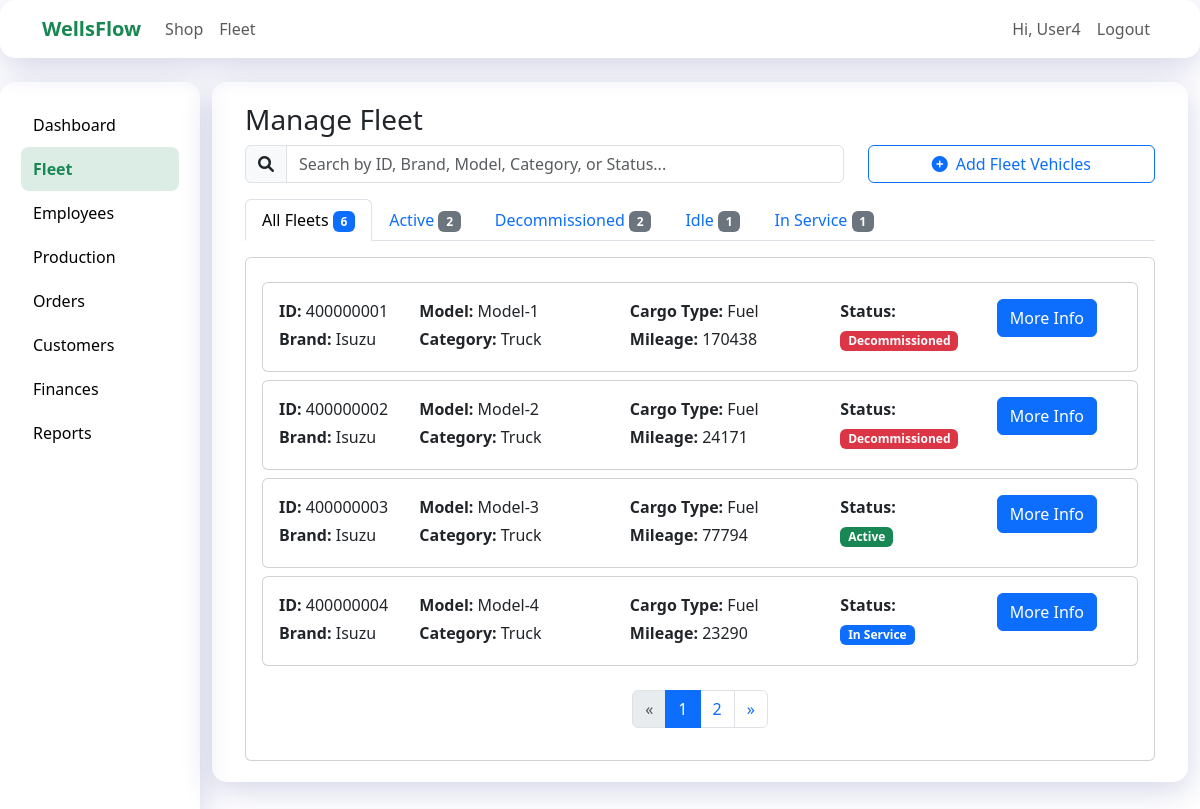
/vehiclesmanagefleet (signed in), run on the app's committed database.
### models.py (models this page shows, shortened)
class User(UserMixin, db.Model):
    __tablename__ = "Users"  # Match DB table
    id = db.Column(db.Integer, primary_key=True)
    fname = db.Column(db.String(50))
    lname = db.Column(db.String(50))
    email = db.Column(db.String(120), unique=True, nullable=False)
    phone = db.Column(db.String(15))
    password_hash = db.Column(db.String(128))
    role = db.Column(db.String(50), default="customer")

class Fleet(db.Model):
    __tablename__ = "Fleet"  # ✅ match DB
    id = db.Column(db.Integer, primary_key=True)
    name = db.Column(db.String(80), nullable=False)         # e.g., "Truck A"
    reg_no = db.Column(db.String(30), unique=True)          # e.g., "KAA 123A"
    category = db.Column(db.String(50))                     # e.g., Tanker, Trailer, Small Truck
    status = db.Column(db.String(30), default="available")  # available, in transit, service

### app.py (the view, shortened to what this page needs)
@app.route("/vehiclesmanagefleet", methods=['GET', 'POST'])
@login_required
def vehiclesmanagefleet():
    conn = sqlite3.connect(shopfleetdb)
    conn.row_factory = sqlite3.Row
    cursor = conn.cursor()
    filter_status = request.args.get('status')
    if filter_status:
        cursor.execute("SELECT * FROM Fleet WHERE status = ?", (filter_status,))
    else:
        cursor.execute("SELECT * FROM Fleet")
    fleets = cursor.fetchall()
    cursor.execute("""
        SELECT status, COUNT(*) as count
        FROM Fleet
        GROUP BY status
    """)
    status_counts = cursor.fetchall()
    cursor.execute("SELECT COUNT(*) as total FROM Fleet")
    total_fleets = cursor.fetchone()['total']
    conn.close()
    return render_template("fleet/fleet_extend/vehicles/managefleet.html",
                           fleets=fleets,
                           status_counts=status_counts,
                           current_filter=filter_status,
                           total_fleets=total_fleets)

### app.py (called while the page is built, shortened)
@login_manager.user_loader
def load_user(user_id):
    conn = sqlite3.connect(shopfleetdb)
    conn.row_factory = sqlite3.Row
    cursor = conn.cursor()
    cursor.execute(
        "SELECT user_id, first_name, last_name, email, 'customer' as role FROM Users WHERE user_id = ?",
        (user_id,),
    )
    row = cursor.fetchone()
    if row:
        conn.close()
        return UserObject(row['user_id'], row['first_name'], row['last_name'], row['email'], row['role'])

### user_object.py (called while the page is built)
    @property
    def fname(self):
        if self.role != 'customer' and self.username:
            return self.username
        return self.first_name

### templates/fleet/fleet_extend/vehicles/managefleet.html (shortened to what this page needs)
{% extends "adminside_fleet/vehicles.html" %}
{% block vehicle_content %}
<div class="container">
  <h3>Manage Fleet</h3>
  <div class="row mb-3">
    <div class="col-md-8">
      <div class="input-group">
        <span class="input-group-text" id="search-icon">
          <i class="fas fa-search"></i>
        </span>
        <input type="text" class="form-control" id="fleetSearch" placeholder="Search by ID, Brand, Model, Category, or Status..." aria-label="Search fleets" aria-describedby="search-icon">
      </div>
    </div>
    <div class="col-md-4">
      <button class="btn btn-outline-primary w-100" onclick="location.href = 'vehiclesaddnew'">
        <i class="fas fa-plus-circle me-2"></i>Add Fleet Vehicles
      </button>
    </div>
  </div>
  <ul class="nav nav-tabs mb-3">
    <li class="nav-item">
      <a class="nav-link {% if not current_filter %}active{% endif %}" href="{{ url_for('vehiclesmanagefleet') }}">
        All Fleets
        <span class="badge bg-primary">{{ total_fleets }}</span>
      </a>
    </li>
    {% for status_row in status_counts %}
      <li class="nav-item">
        <a class="nav-link {% if current_filter == status_row['status'] %}active{% endif %}"
           href="{{ url_for('vehiclesmanagefleet', status=status_row['status']) }}">
          {{ status_row['status'] }} <span class="badge bg-secondary">{{ status_row['count'] }}</span>
        </a>
      </li>
    {% endfor %}
  </ul>
  <div class="card">
    <div class="card-body">
      {% if fleets %}
        <div id="fleetList">
          {% for fleet in fleets %}
            <div class="card mt-2 fleet-item"
                 data-id="{{ fleet['fleet_id'] }}"
                 data-brand="{{ fleet['fleet_brand'] }}"
                 data-model="{{ fleet['fleet_model'] }}"
                 data-category="{{ fleet['fleet_category'] }}"
                 data-status="{{ fleet['status'] }}"
                 data-cargo="{{ fleet['cargo_type'] }}">
              <div class="card-body">
                <div class="d-flex justify-content-between align-items-center">
                  <div class="row w-100">
                    <div class="col-md-2">
                      <p class="mb-1"><strong>ID:</strong> {{ fleet['fleet_id'] }}</p>
                      <p class="mb-1"><strong>Brand:</strong> {{ fleet['fleet_brand'] }}</p>
                    </div>
                    <div class="col-md-3">
                      <p class="mb-1"><strong>Model:</strong> {{ fleet['fleet_model'] }}</p>
                      <p class="mb-1"><strong>Category:</strong> {{ fleet['fleet_category'] }}</p>
                    </div>
                    <div class="col-md-3">
                      <p class="mb-1"><strong>Cargo Type:</strong> {{ fleet['cargo_type'] }}</p>
                      <p class="mb-1"><strong>Mileage:</strong> {{ fleet['fleet_mileage'] }}</p>
                    </div>
                    <div class="col-md-2">
                      <p class="mb-1"><strong>Status:</strong></p>
                      <span class="badge bg-{% if fleet['status'] == 'Active' %}success{% elif fleet['status'] == 'In Service' %}primary{% elif fleet['status'] == 'Decommissioned' %}danger{% else %}secondary{% endif %}">
                        {{ fleet['status'] }}
                      </span>
                    </div>
                    <div class="col-md-2 text-end">
                      <button class="btn btn-primary" data-bs-toggle="modal" data-bs-target="#fleetModal{{ fleet['fleet_id'] }}">
                        More Info
                      </button>
                    </div>
                  </div>
                </div>
              </div>
            </div>
          {% endfor %}
        </div>
        <nav aria-label="Fleet pagination" class="mt-4">
          <ul class="pagination justify-content-center" id="paginationControls">
          </ul>
        </nav>
      {% else %}
        <div class="text-center py-5">
          <h5>No fleets found{% if current_filter %} with status "{{ current_filter }}"{% endif %}.</h5>
        </div>
      {% endif %}
    </div>
  </div>
</div>
<link rel="stylesheet" href="https://cdnjs.cloudflare.com/ajax/libs/font-awesome/6.0.0/css/all.min.css">
{% endblock vehicle_content %}

### templates/fleet/adminside_fleet/vehicles.html
{% extends "layout.html" %}
{% block content %}
    {% block vehicle_content %}
    {% endblock vehicle_content %}
</section>
{% endblock %}

### templates/fleet/layout.html (shortened to what this page needs)
<!DOCTYPE html>
<html lang="en">
<head>
  <link href="https://cdn.jsdelivr.net/npm/bootstrap@5.3.0/dist/css/bootstrap.min.css" rel="stylesheet"/>
</head>
<body>
<nav class="navbar navbar-expand-lg glass-card mb-4">
  <div class="container">
    <a class="navbar-brand text-success fw-bold" href="/">WellsFlow</a>
    <div class="collapse navbar-collapse">
      <ul class="navbar-nav me-auto">
        <li class="nav-item"><a class="nav-link" href="/shop">Shop</a></li>
        <li class="nav-item"><a class="nav-link" href="/fleet">Fleet</a></li>
      </ul>
      <ul class="navbar-nav">
        {% if current_user.is_authenticated %}
          <li class="nav-item">
            <span class="nav-link">Hi, {{ current_user.fname or current_user.first_name or 'User' }}</span>
          </li>
          <li class="nav-item">
            <a class="nav-link" href="{{ url_for('auth.logout') }}">Logout</a>
          </li>
        {% endif %}
      </ul>
    </div>
  </div>
</nav>
<div class="container-fluid">
  <section class="row">
    <div class="col-md-2 glass-card sidebar">
      <ul class="nav flex-column">
        <li class="nav-item"><a class="nav-link" href="/dashboard">Dashboard</a></li>
        <li class="nav-item"><a class="nav-link" href="/vehiclesmanagefleet">Fleet</a></li>
        <li class="nav-item"><a class="nav-link" href="/employees">Employees</a></li>
        <li class="nav-item"><a class="nav-link" href="/manageproduction">Production</a></li>
        <li class="nav-item"><a class="nav-link" href="/orders">Orders</a></li>
        <li class="nav-item"><a class="nav-link" href="/customers">Customers</a></li>
        <li class="nav-item"><a class="nav-link" href="/finances">Finances</a></li>
        <li class="nav-item"><a class="nav-link" href="/reports">Reports</a></li>
      </ul>
    </div>
    <div class="col-md-10">
      <div class="glass-card content">
        {% block content %}
        {% endblock %}
      </div>
</body>
</html>

### templates/fleet/layout.html (style rules this page uses)
body { background: #ffffff; min-height: 100vh; }
.glass-card { background: rgba(255, 255, 255, 0.2); border-radius: 15px; box-shadow: 0 8px 32px rgba(31, 38, 135, 0.2); border: 1px solid rgba(255, 255, 255, 0.18); transition: transform 0.2s ease, box-shadow 0.2s ease; }
.sidebar .nav-link { border-radius: 8px; padding: 10px 12px; transition: background 0.2s ease; color: #000; font-weight: 500; }
.sidebar .nav-link:hover, .sidebar .nav-link.active { background: rgba(25, 135, 84, 0.15); color: #198754; font-weight: 600; }
.sidebar { min-height: 100vh; padding: 20px; }
.content { padding: 20px; }

### data on the page
User: first_name "User4"
Fleet: fleet_id "400000001", fleet_brand "Isuzu", fleet_model "Model-1", fleet_category "Truck", cargo_type "Fuel", fleet_mileage "170438", status "Decommissioned"
Fleet: fleet_id "400000002", fleet_brand "Isuzu", fleet_model "Model-2", fleet_category "Truck", cargo_type "Fuel", fleet_mileage "24171", status "Decommissioned"
Fleet: fleet_id "400000003", fleet_brand "Isuzu", fleet_model "Model-3", fleet_category "Truck", cargo_type "Fuel", fleet_mileage "77794", status "Active"
Fleet: fleet_id "400000004", fleet_brand "Isuzu", fleet_model "Model-4", fleet_category "Truck", cargo_type "Fuel", fleet_mileage "23290", status "In Service"

### other printed values
{{ total_fleets }} "6"
{{ status_row['status'] }} "Active" "Decommissioned" "Idle" "In Service"
{{ status_row['count'] }} "2" "2" "1" "1"
